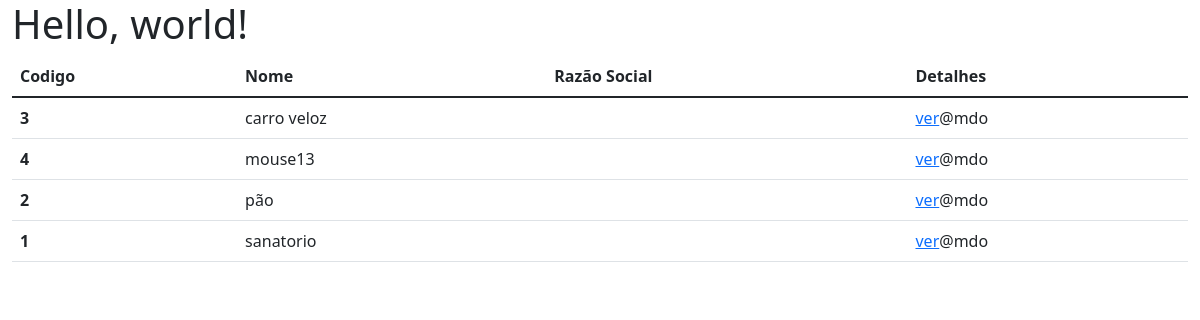
Before: /produto/produto with the older database file.
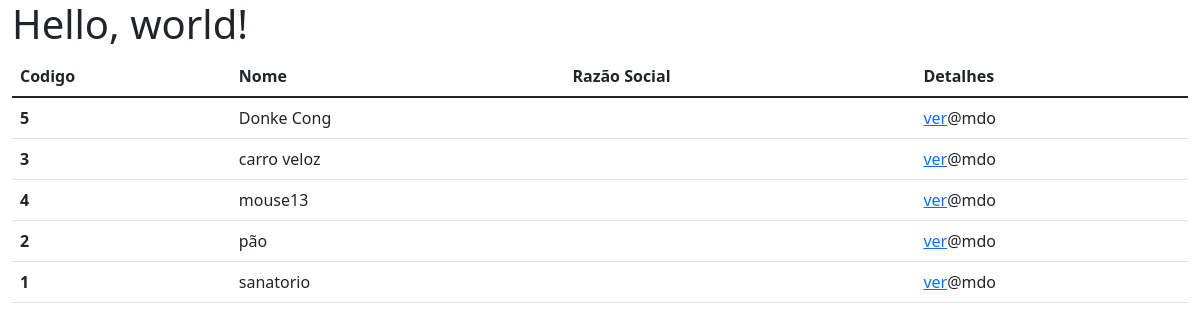
After: the same page with the newer database file.
### produto/models.py (models this page shows, shortened)
class Produto(models.Model):
    produto = models.CharField('Nome', max_length=100, unique=True)
    fornecedor = models.ForeignKey(Fornecedor, on_delete=models.CASCADE)
    descricao = models.CharField('Descrição', max_length=200)
    unidade_medida = models.CharField('Unidade de medida', max_length=11, choices=UNIDADE_DE_MEDIDA)
    quantidade_embalagem = models.IntegerField('Qantidade na embalagem')
    preco = models.DecimalField('preço', max_digits=7, decimal_places=2)
    class Meta:
        ordering = ('produto',)

### produto/views.py (the view)
# urls.py: path('/produto', produtos, name='listar_produto'),
def produtos(request):
    produto_list = Produto.objects.all()
    paginator = Paginator(produto_list, 10)
    page = request.GET.get('page')
    produtos = paginator.get_page(page)
    return render(request, 'produto/list_produto.html', {'produtos': produtos})

### produto/templates/produto/list_produto.html
{% extends "core/includes/base.html"%}
{% block main %}
<table class="table">
  <thead>
    <tr>
      <th scope="col">Codigo</th>
      <th scope="col">Nome</th>
      <th scope="col">Razão Social</th>
      <th scope="col">Detalhes</th>
    </tr>
  </thead>
  <tbody>
  {% for produto in produtos %}
    <tr>
      <th scope="row">{{produto.id}}</th>
      <td>{{produto.produto}}</td>
      <td>{{fornecedor.preco}}</td>
      <td><a href="{% url 'produto_ver' produto.id %}" class="buton ">ver</a>@mdo</td>
    </tr>
   {% endfor %}
  </tbody>
</table>
{% endblock %}

Changed rows visible on the page:
added Produto: id "5", produto "Donke Cong"
